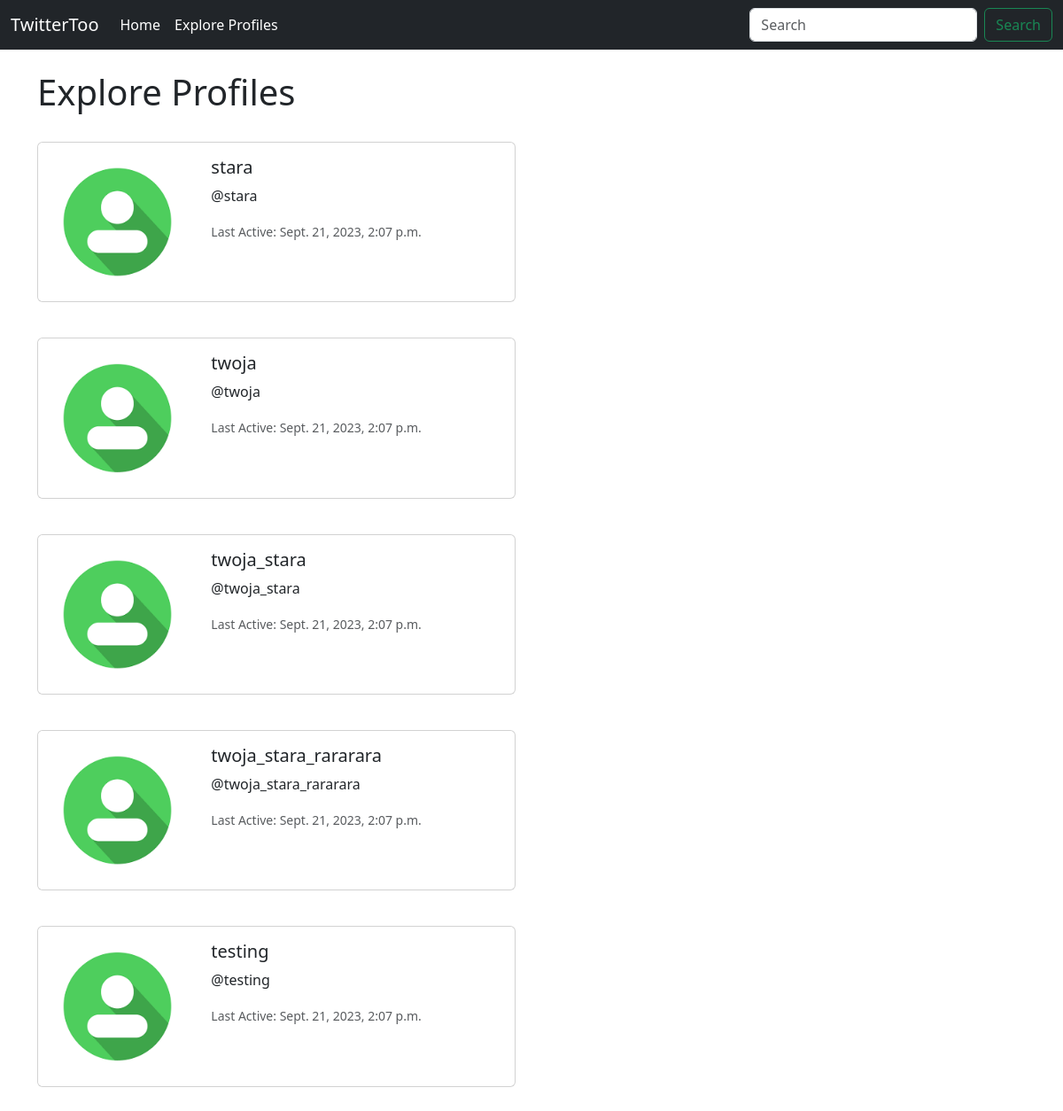
The app's page /explore_profiles/ (signed in) with its own data.
### TwitterToo/models.py (models this page shows, shortened)
class Profile(models.Model):
    user = models.OneToOneField(User, on_delete=models.CASCADE)
    follow = models.ManyToManyField(
        'self',
        related_name='followed_by',
        symmetrical=False,
        blank=True,
    )
    last_active_date = models.DateTimeField(User, auto_now=True)

### TwitterToo/views.py (the view)
# urls.py: path('explore_profiles/', views.explore_profiles, name='explore_profiles')
def explore_profiles(request):
    if request.user.is_authenticated:
        profiles = Profile.objects.exclude(user=request.user)
        return render(request, 'explore_profiles.html', {'profiles': profiles})
    else:
        messages.success(request, ('You must be logged in to view this page!'))
        return redirect('home')

### TwitterToo/templates/explore_profiles.html
{% extends 'base.html' %}
{% load static %}
{% block content%}
    <h1>Explore Profiles</h1>
<br/>
{% if profiles %}
    {% for profile in profiles%}
        <div class="card mb-3" style="max-width: 540px;">
            <div class="row g-0">
                <div class="col-md-4">
                    <img src="{% static 'images/avatar.png' %}" class="img-fluid rounded-start" alt="...">
                </div>
                <div class="col-md-8">
                    <div class="card-body">
                        <h5 class="card-title">{{ profile.user.username }}</h5>
                        <p class="card-text">@{{ profile.user.username }}</p>
                        <p class="card-text"><small class="text-body-secondary">Last Active: {{ profile.last_active_date}}<br/></small></p>
                    </div>
                </div>
            </div>
        </div>
        <br/>
    {% endfor %}
{% endif %}
{% endblock %}

### TwitterToo/templates/base.html (shortened to what this page needs)
<!doctype html>
<html lang="en">
  <head>
    <link href="https://cdn.jsdelivr.net/npm/bootstrap@5.3.2/dist/css/bootstrap.min.css" rel="stylesheet">
  </head>
  <body>
    {% include 'navbar.html' %}
    <br/>
    <div class="container">
        {% block content %}
        {% endblock %}
    </div>
  </body>
</html>

### TwitterToo/templates/navbar.html (shortened to what this page needs)
<nav class="navbar navbar-expand-lg navbar-dark bg-dark">
    <div class="container-fluid">
      <a class="navbar-brand" href="{% url 'home' %}">TwitterToo</a>
      <div class="collapse navbar-collapse" id="navbarSupportedContent">
        <ul class="navbar-nav me-auto mb-2 mb-lg-0">
          <li class="nav-item">
            <a class="nav-link active" aria-current="page" href="{% url 'home' %}">Home</a>
          </li>
          <li class="nav-item">
            <a class="nav-link active" aria-current="page" href="{% url 'explore_profiles' %}">Explore Profiles</a>
          </li>
        </ul>
        <form class="d-flex" role="search">
          <input class="form-control me-2" type="search" placeholder="Search" aria-label="Search">
          <button class="btn btn-outline-success" type="submit">Search</button>
        </form>
      </div>
    </div>
  </nav>

### records on screen
Profile: user.username "stara", last_active_date "Sept. 21, 2023, 2:07 p.m."
Profile: user.username "twoja", last_active_date "Sept. 21, 2023, 2:07 p.m."
Profile: user.username "twoja_stara", last_active_date "Sept. 21, 2023, 2:07 p.m."
Profile: user.username "twoja_stara_rararara", last_active_date "Sept. 21, 2023, 2:07 p.m."
Profile: user.username "testing", last_active_date "Sept. 21, 2023, 2:07 p.m."
